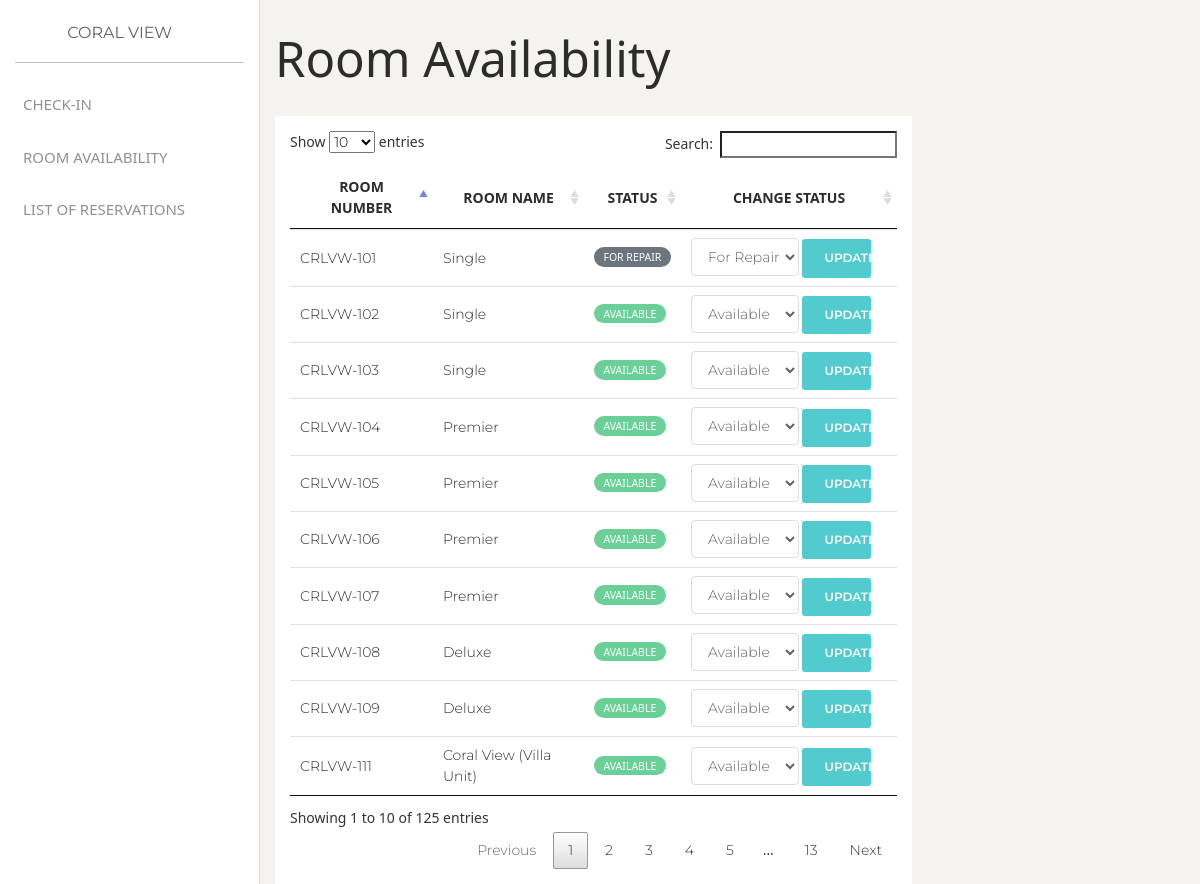
Page /admin/maintenance/room_number.php on the earlier database version.
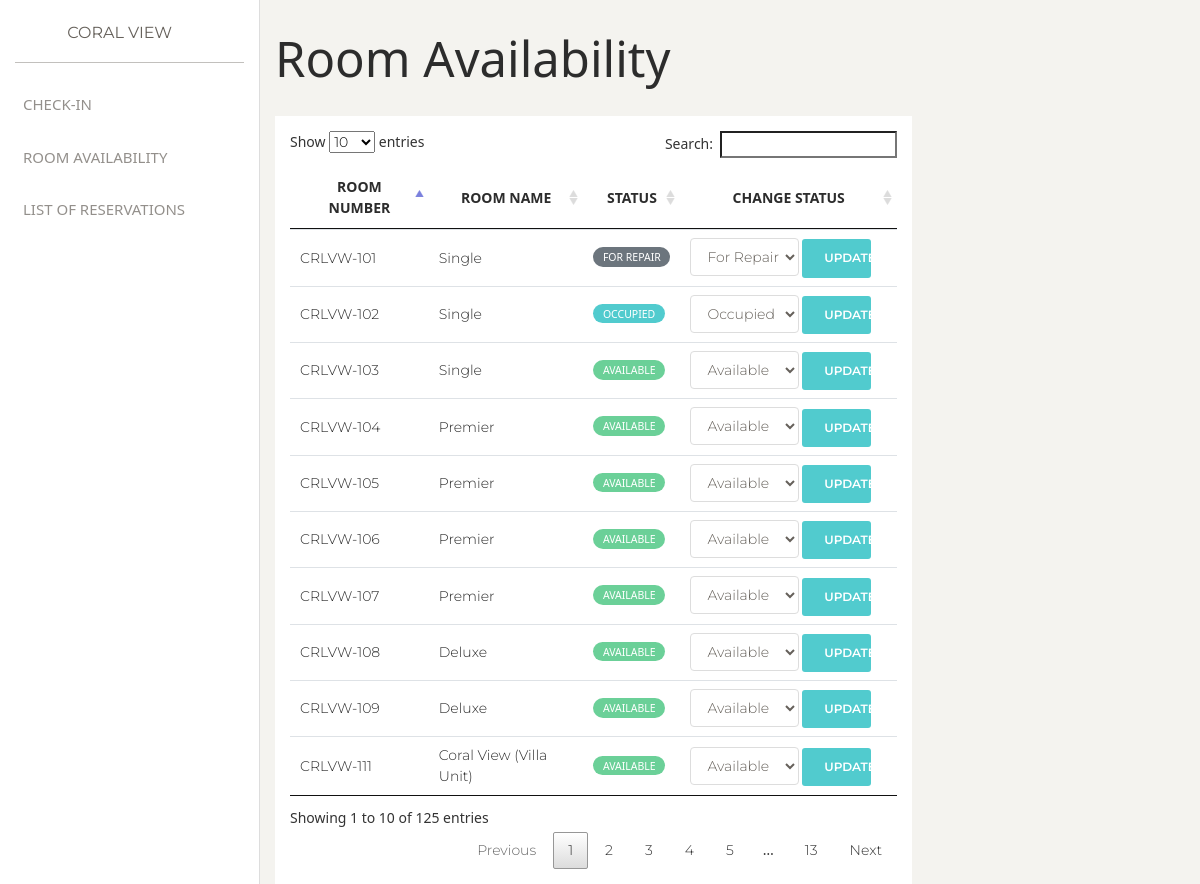
Same page on the later database version.
### tables this page shows
CREATE TABLE `rooms_status` (
  `room_number` varchar(255) DEFAULT NULL,
  `room_id` int(11) DEFAULT NULL,
  `status` varchar(255) DEFAULT NULL,
  `id` int(11) NOT NULL
);

CREATE TABLE `rooms` (
  `Id` int(11) NOT NULL,
  `number` varchar(255) DEFAULT NULL,
  `type` varchar(255) DEFAULT NULL,
  `peak_rate` float DEFAULT NULL,
  `off_peak_rate` float DEFAULT NULL,
  `description` varchar(255) DEFAULT NULL,
  `image` varchar(255) DEFAULT NULL,
  `capacity` int(11) DEFAULT NULL,
  `inclusions` text DEFAULT NULL
);

### admin/maintenance/room_number.php (the view, shortened to what this page needs)
<?php
include('../../common/header.php');
$db = connect_to_db();
?>
    <?php include('../../common/admin_sidebar.php') ?>
    <div class="main-panel">
        <div class="container-fluid">
            <h1>Room Availability</h1>
            <div class="row">
                <div class="col">
                    <div style="width: 70%; background-color: white; padding: 15px;">
                        <table class="table" id="roomStatusTable">
                            <thead>
                                <tr class="text-center">
                                    <th scope="col">Room Number</th>
                                    <th scope="col">Room Name</th>
                                    <th scope="col">Status</th>
                                    <th scope="col">Change Status</th>
                                </tr>
                            </thead>
                            <tbody>
                                <?php
                                $room_status_query = "SELECT * FROM rooms_status RS INNER JOIN rooms R ON RS.room_id = R.id";
                                $room_status_result = mysqli_query($db, $room_status_query);
                                while($room_status = mysqli_fetch_assoc($room_status_result)) {
                                    $room_stats =  $room_status["status"];
                                    $room_class = "";
                                    $occupied_selected = "";
                                    $repair_selected = "";
                                    $unavailable_selected = "";
                                    $available_selected = "";
                                    switch($room_stats) {
                                        case "OCCUPIED":
                                            $room_class = "badge-primary";
                                            $occupied_selected = "selected";
                                            break;
                                        case "FOR REPAIR":
                                            $room_class = "badge-secondary";
                                            $repair_selected = "selected";
                                            break;
                                        default:
                                            $room_class = "badge-success";
                                            $available_selected = "selected";
                                            break;
                                    }
                                    echo '
                                        <tr>
                                            <td>' . $room_status["room_number"] . '</td>
                                            <td>' . $room_status["type"] . '</td>
                                            <td><p class="badge badge-pill ' . $room_class . '">' . $room_status["status"] . '</p></td>
                                            <td>
                                                <form action="../../functions/admin/update_room_status.php" method="POST">
                                                    <input type="hidden" value="' . $room_status["id"] . '" name="room_id">
                                                    <select class="form-control" name="room_status" style="width: 55%; display: inline;">
                                                        <option ' . $available_selected . ' value="AVAILABLE">Available</option>
                                                        <option ' . $occupied_selected . ' value="OCCUPIED">Occupied</option>
                                                        <option ' . $repair_selected . ' value="FOR REPAIR">For Repair</option>
                                                        <option ' . $unavailable_selected . ' value="UNAVAILABLE">Unavailable</option>
                                                    </select>
                                                    <button type="submit" style="width: 35%; display: inline;" class="btn btn-primary">Update</button>
                                                </form>
                                            </td>
                                        </tr>
                                    ';
                                }
                                ?>
                            </tbody>
                        </table>
                    </div>
                </div>
            </div>
        </div>
    </div>
<?php
include('../../common/footer.php');
?>

### common/header.php (shortened to what this page needs)
<!DOCTYPE html>
<html lang="en">
<head>
    <link rel="stylesheet" href="/coralview/resources/bootstrap/bootstrap.min.css" />
    <link rel="stylesheet" href="/coralview/resources/paperkit/assets/css/paper-kit.min.css" />
    <link rel="stylesheet" href="/coralview/resources/test.css" />
    <link rel="stylesheet" href="/coralview/resources/smart-wizard/dist/css/smart_wizard.css" type="text/css" />
    <link rel="stylesheet" href="/coralview/resources/air-datepicker/dist/css/datepicker.min.css" type="text/css" />
    <link rel="stylesheet" href="/coralview/resources/toastr/toastr.css" type="text/css" />
    <link rel="stylesheet" href="/coralview/resources/datatables/datatable.css" type="text/css" />
    <link rel="stylesheet" href="/coralview/css/style.css" />
</head>
<body>

### common/admin_sidebar.php (shortened to what this page needs)
<div class="sidebar" data-color="white" data-active-color="danger">
    <div class="logo">
        <a href="#" class="simple-text logo-mini">
        </a>
        <a href="http://www.creative-tim.com" class="simple-text logo-normal">
            Coral View
        </a>
    </div>
    <div class="sidebar-wrapper">
        <ul class="nav">
            <li>
                <a href="/coralview/admin/check_in.php">
                    <p>Check-in</p>
                </a>
            </li>
            <li>
                <a href="/coralview/admin/maintenance/room_number.php">
                    <p>Room Availability</p>
                </a>
            </li>
            <li>
                <a href="/coralview/admin/list_reservation.php">
                    <p>List of Reservations</p>
                </a>
            </li>
        </ul>
    </div>
</div>

### common/footer.php (shortened to what this page needs)
</body>
</html>

### resources/datatables/datatable.css (style rules this page uses)
table.dataTable { width: 100%; margin: 0 auto; clear: both; border-collapse: separate; border-spacing: 0; }
table.dataTable thead th, table.dataTable tfoot th { font-weight: bold; }
table.dataTable thead th, table.dataTable thead td { padding: 10px 18px; border-bottom: 1px solid #111; }
table.dataTable thead .sorting, table.dataTable thead .sorting_asc, table.dataTable thead .sorting_desc, table.dataTable thead .sorting_asc_disabled, table.dataTable thead .sorting_desc_disabled { cursor: pointer; *cursor: hand; background-repeat: no-repeat; background-position: center right; }
table.dataTable thead .sorting { background-image: url("../images/sort_both.png"); }
table.dataTable thead .sorting_asc { background-image: url("../images/sort_asc.png"); }
table.dataTable tbody tr { background-color: #ffffff; }
table.dataTable tbody th, table.dataTable tbody td { padding: 8px 10px; }
table.dataTable.no-footer { border-bottom: 1px solid #111; }
table.dataTable, table.dataTable th, table.dataTable td { box-sizing: content-box; }

### css/style.css (style rules this page uses)
* { font-family: 'Segoe UI', sans-serif; }
.main-panel { min-height: 100vh; }
h1, h2, h3, h4, h5, h6, p, span, li { font-family: 'Segoe UI', sans-serif; }

Differences in the rows shown:
changed rooms_status "CRLVW-102": status "AVAILABLE" → "OCCUPIED"; room_status "Available" → "Occupied"
